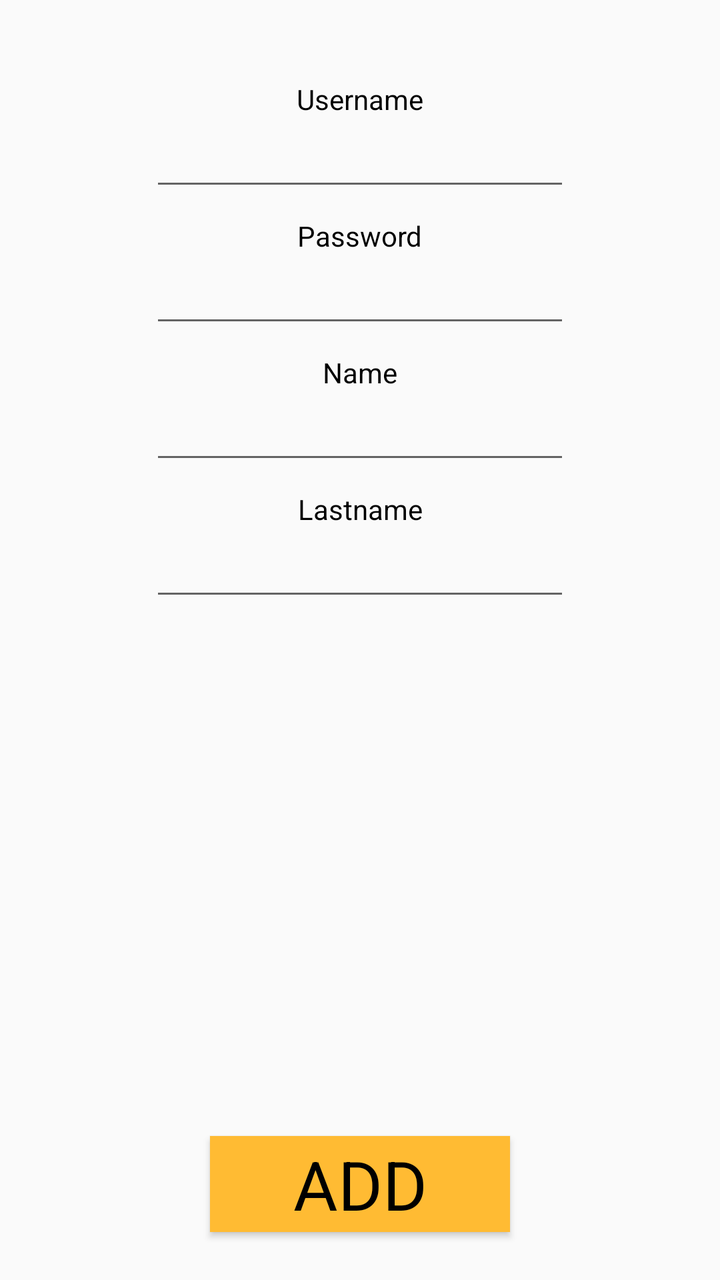
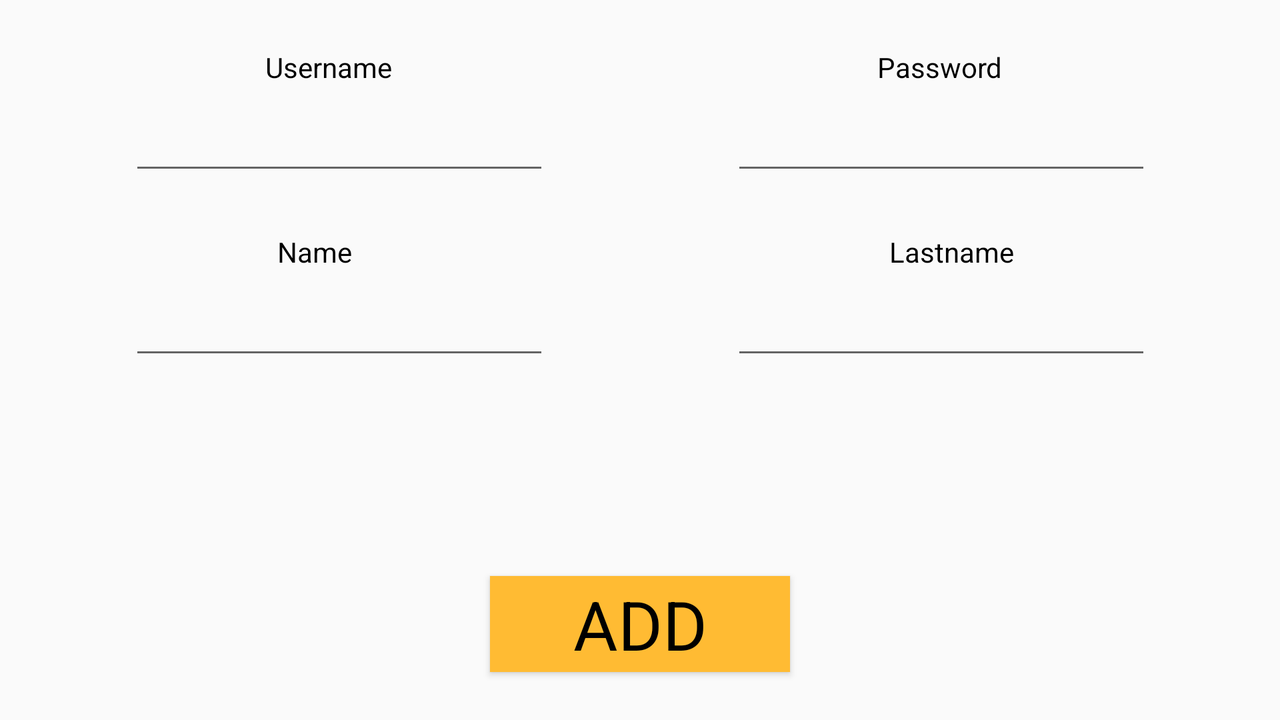

One screen, two layout resources from the same app: the default and the repository's alternative for another configuration. Each is rendered where Android would select it; the XML of both is given below.
<!-- AndroidManifest.xml: application theme AppTheme -->
<!-- res/layout/activity_admin_add_admin.xml -->
<?xml version="1.0" encoding="utf-8"?>
<android.support.constraint.ConstraintLayout xmlns:android="http://schemas.android.com/apk/res/android"
    xmlns:app="http://schemas.android.com/apk/res-auto"
    xmlns:tools="http://schemas.android.com/tools"
    android:layout_width="match_parent"
    android:layout_height="match_parent"
    tools:context="omerkaramanli.sabanciuniv.edu.courseweb.AdminAddAdmin">

    <TextView
        android:id="@+id/textView10"
        android:layout_width="wrap_content"
        android:layout_height="wrap_content"
        android:layout_marginTop="40dp"
        android:text="Username"
        app:layout_constraintEnd_toEndOf="parent"
        app:layout_constraintStart_toStartOf="parent"
        app:layout_constraintTop_toTopOf="parent" />

    <EditText
        android:id="@+id/aUnameEditText"
        android:layout_width="wrap_content"
        android:layout_height="wrap_content"
        android:ems="10"
        android:inputType="textPersonName"
        app:layout_constraintEnd_toEndOf="parent"
        app:layout_constraintStart_toStartOf="parent"
        app:layout_constraintTop_toBottomOf="@+id/textView10" />

    <TextView
        android:id="@+id/textView11"
        android:layout_width="wrap_content"
        android:layout_height="wrap_content"
        android:layout_marginTop="8dp"
        android:text="Password"
        app:layout_constraintEnd_toEndOf="parent"
        app:layout_constraintStart_toStartOf="parent"
        app:layout_constraintTop_toBottomOf="@+id/aUnameEditText" />

    <EditText
        android:id="@+id/aPassEditText"
        android:layout_width="wrap_content"
        android:layout_height="wrap_content"
        android:ems="10"
        android:inputType="textPersonName"
        app:layout_constraintEnd_toEndOf="parent"
        app:layout_constraintStart_toStartOf="parent"
        app:layout_constraintTop_toBottomOf="@+id/textView11" />

    <TextView
        android:id="@+id/textView12"
        android:layout_width="wrap_content"
        android:layout_height="wrap_content"
        android:layout_marginTop="8dp"
        android:text="Name"
        app:layout_constraintEnd_toEndOf="parent"
        app:layout_constraintStart_toStartOf="parent"
        app:layout_constraintTop_toBottomOf="@+id/aPassEditText" />

    <EditText
        android:id="@+id/aNameEditText"
        android:layout_width="wrap_content"
        android:layout_height="wrap_content"
        android:layout_marginEnd="99dp"
        android:layout_marginStart="99dp"
        android:ems="10"
        android:inputType="textPersonName"
        app:layout_constraintEnd_toEndOf="parent"
        app:layout_constraintStart_toStartOf="parent"
        app:layout_constraintTop_toBottomOf="@+id/textView12" />

    <TextView
        android:id="@+id/textView13"
        android:layout_width="wrap_content"
        android:layout_height="wrap_content"
        android:layout_marginTop="8dp"
        android:text="Lastname"
        app:layout_constraintEnd_toEndOf="parent"
        app:layout_constraintStart_toStartOf="parent"
        app:layout_constraintTop_toBottomOf="@+id/aNameEditText" />

    <EditText
        android:id="@+id/aLNameEditText"
        android:layout_width="wrap_content"
        android:layout_height="wrap_content"
        android:ems="10"
        android:inputType="textPersonName"
        app:layout_constraintEnd_toEndOf="parent"
        app:layout_constraintStart_toStartOf="parent"
        app:layout_constraintTop_toBottomOf="@+id/textView13" />

    <Button
        android:id="@+id/button6"
        android:layout_width="150dp"
        android:layout_height="wrap_content"
        android:layout_marginBottom="24dp"
        android:background="@android:color/holo_orange_light"
        android:text="ADD"
        android:textAppearance="@style/TextAppearance.AppCompat.Display1"
        app:layout_constraintBottom_toBottomOf="parent"
        app:layout_constraintEnd_toEndOf="parent"
        app:layout_constraintStart_toStartOf="parent" />
</android.support.constraint.ConstraintLayout>
<!-- resources referenced by this layout -->
<resources>
  <style name="AppTheme" parent="Theme.AppCompat.Light.DarkActionBar">
          
          <item name="colorPrimary">@color/colorPrimary</item>
          <item name="colorPrimaryDark">@color/colorPrimaryDark</item>
          <item name="colorAccent">@color/colorAccent</item>
          <item name="android:textColor">@color/text_primary</item>
      </style>
  <color name="colorPrimary">#aaaaaa</color>
  <color name="colorPrimaryDark">#e1000000</color>
  <color name="colorAccent">#FF4081</color>
  <color name="text_primary">#000000</color>
</resources>
<!-- res/layout-land/activity_admin_add_admin.xml (the repository's variant of the layout above) -->
<!-- drawn on the phone turned sideways -->
<?xml version="1.0" encoding="utf-8"?>
<android.support.constraint.ConstraintLayout xmlns:android="http://schemas.android.com/apk/res/android"
    xmlns:app="http://schemas.android.com/apk/res-auto"
    xmlns:tools="http://schemas.android.com/tools"
    android:layout_width="match_parent"
    android:layout_height="match_parent"
    tools:context="omerkaramanli.sabanciuniv.edu.courseweb.AdminAddAdmin">

    <TextView
        android:id="@+id/textView10"
        android:layout_width="wrap_content"
        android:layout_height="wrap_content"
        android:layout_marginTop="24dp"
        android:text="Username"
        app:layout_constraintEnd_toEndOf="parent"
        app:layout_constraintHorizontal_bias="0.23"
        app:layout_constraintStart_toStartOf="parent"
        app:layout_constraintTop_toTopOf="parent" />

    <EditText
        android:id="@+id/aUnameEditText"
        android:layout_width="wrap_content"
        android:layout_height="wrap_content"
        android:layout_marginTop="8dp"
        android:ems="10"
        android:inputType="textPersonName"
        app:layout_constraintEnd_toEndOf="parent"
        app:layout_constraintHorizontal_bias="0.15"
        app:layout_constraintStart_toStartOf="parent"
        app:layout_constraintTop_toBottomOf="@+id/textView10" />

    <TextView
        android:id="@+id/textView11"
        android:layout_width="wrap_content"
        android:layout_height="wrap_content"
        android:layout_marginTop="24dp"
        android:text="Password"
        app:layout_constraintEnd_toEndOf="parent"
        app:layout_constraintHorizontal_bias="0.76"
        app:layout_constraintStart_toStartOf="parent"
        app:layout_constraintTop_toTopOf="parent" />

    <EditText
        android:id="@+id/aPassEditText"
        android:layout_width="wrap_content"
        android:layout_height="wrap_content"
        android:layout_marginTop="8dp"
        android:ems="10"
        android:inputType="textPersonName"
        app:layout_constraintEnd_toEndOf="parent"
        app:layout_constraintHorizontal_bias="0.85"
        app:layout_constraintStart_toStartOf="parent"
        app:layout_constraintTop_toBottomOf="@+id/textView11" />

    <TextView
        android:id="@+id/textView12"
        android:layout_width="wrap_content"
        android:layout_height="wrap_content"
        android:layout_marginTop="24dp"
        android:text="Name"
        app:layout_constraintEnd_toEndOf="parent"
        app:layout_constraintHorizontal_bias="0.23"
        app:layout_constraintStart_toStartOf="parent"
        app:layout_constraintTop_toBottomOf="@+id/aUnameEditText" />

    <EditText
        android:id="@+id/aNameEditText"
        android:layout_width="wrap_content"
        android:layout_height="wrap_content"
        android:layout_marginTop="8dp"
        android:ems="10"
        android:inputType="textPersonName"
        app:layout_constraintEnd_toEndOf="parent"
        app:layout_constraintHorizontal_bias="0.15"
        app:layout_constraintStart_toStartOf="parent"
        app:layout_constraintTop_toBottomOf="@+id/textView12" />

    <TextView
        android:id="@+id/textView13"
        android:layout_width="wrap_content"
        android:layout_height="wrap_content"
        android:layout_marginTop="24dp"
        android:text="Lastname"
        app:layout_constraintEnd_toEndOf="parent"
        app:layout_constraintHorizontal_bias="0.77"
        app:layout_constraintStart_toStartOf="parent"
        app:layout_constraintTop_toBottomOf="@+id/aPassEditText" />

    <EditText
        android:id="@+id/aLNameEditText"
        android:layout_width="wrap_content"
        android:layout_height="wrap_content"
        android:layout_marginTop="8dp"
        android:ems="10"
        android:inputType="textPersonName"
        app:layout_constraintEnd_toEndOf="parent"
        app:layout_constraintHorizontal_bias="0.85"
        app:layout_constraintStart_toStartOf="parent"
        app:layout_constraintTop_toBottomOf="@+id/textView13" />

    <Button
        android:id="@+id/button6"
        android:layout_width="150dp"
        android:layout_height="wrap_content"
        android:layout_marginBottom="24dp"
        android:background="@android:color/holo_orange_light"
        android:text="ADD"
        android:textAppearance="@style/TextAppearance.AppCompat.Display1"
        app:layout_constraintBottom_toBottomOf="parent"
        app:layout_constraintEnd_toEndOf="parent"
        app:layout_constraintStart_toStartOf="parent" />
</android.support.constraint.ConstraintLayout>
